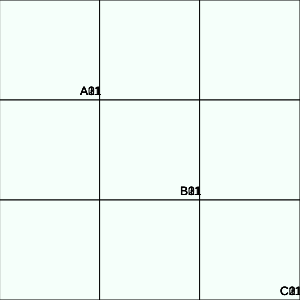
Frame 1 (no input)
Frame 60 (no input): identical to frame 1, image omitted
Frame 120 (the mouse pressed at the canvas centre since frame 60): identical to frame 1, image omitted

The p5.js sketch that drew this single still picture (run headless with seeded random() and noise() and a simulated clock; from frame 60 on, the mouse is pressed at the canvas centre):

// p5.js sketch
// ── sketch.js
let felder;
let nummerierung = [];
let nummerierungRow = 3;
let nummerierungColumn = 3;
let columnNums = "ABCDEFG";

function setup() {
  let canvasWidth = 300;
  let canvasHeight = 300;

  createCanvas(canvasWidth, canvasHeight);

  felder = new gameboard();
  felder.draw();
  
  for (var i = 0; i <= nummerierungColumn; i++) {
    for (var j = 0; j <= nummerierungRow; j++) {
      print('nummerierung:', columnNums[i], j + 1, 80 + i * 100, 95 + i * 100);
      fill('black');
      text(columnNums[i] + j + 1, 80 + i * 100, 95 + i * 100);
    }
  }
}

function draw() {

  //felder.draw();
  felder.eingabe();
}

// ── gameboard.js
class gameboard {
  constructor() { //boardWidth, boardHeight, numColumns, numRows
    //this.fields = [];
    //for(let i = 0; i < numRows; i < numColumns);
    this.letters = ["A", "B", "C"];
  }

  draw() {   
    //loop zur nummerierung der felder mit einer for-schleife

    //Felder
    gameboardfields(0, 0);

    //nummerierung der felder
    //this.fieldnumber("A1", 80, 95);
    //this.fieldnumber("B1", 180, 95);
    //this.fieldnumber("C1", 280, 95);

    //this.fieldnumber("A2", 80, 195);
    //this.fieldnumber("B2", 180, 195);
    //this.fieldnumber("C2", 280, 195);

    //this.fieldnumber("A3", 80, 295);
    //this.fieldnumber("B3", 180, 295);
    //this.fieldnumber("C3", 280, 295);
  }
  
  eingabe() {
    if(keyIsPressed) {
      if(key == 'a' && '') {
        textSize(50);
        text('X', 45, 55);
      } else if (key == 'a' + '2') {
        
      }
    }
  }
}

function gameboardfields(x, y) {
  fill("mintcream");
  rect(x, y, 100, 100);
  rect(x + 100, y, 100, 100);
  rect(x + 200, y, 100, 100);

  rect(x, y + 100, 100, 100);
  rect(x + 100, y + 100, 100, 100);
  rect(x + 200, y + 100, 100, 100);

  rect(x, y + 200, 100, 100);
  rect(x + 100, y + 200, 100, 100);
  rect(x + 200, y + 200, 100, 100);
}
// ── nummerierung.js
class Nummerierung {
  constructor() {
    this.x = x;
    this.y = y; 
    
  }
  
  draw() {
    textSize(15);
    fill("gray");
    text(bs + number, this.x, this.y);
  }
}
